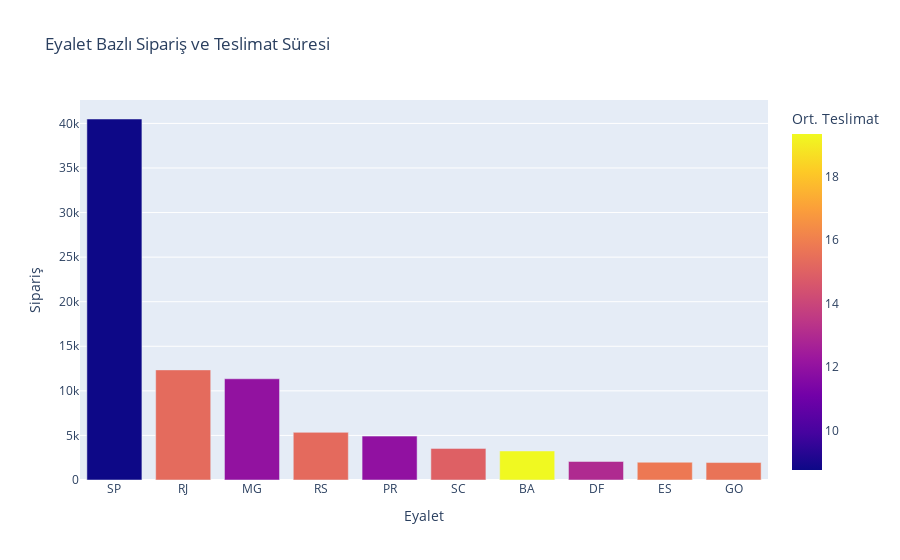

Notebook code cell kept with this figure:
### Markdown cell above
---
## 🗺️ Adım 5: Coğrafi Analiz

Brezilya'nın farklı bölgelerindeki teslimat performansı

### Code cell
# Eyalet bazlı analiz
query = '''
SELECT 
    c.customer_state as state,
    COUNT(DISTINCT o.order_id) as orders,
    AVG((JULIANDAY(o.order_delivered_customer_date) - JULIANDAY(o.order_purchase_timestamp))) as avg_delivery
FROM customers c
JOIN orders o ON c.customer_id = o.customer_id
WHERE o.order_delivered_customer_date IS NOT NULL
GROUP BY c.customer_state
ORDER BY orders DESC
LIMIT 10
'''

with engine.connect() as conn:
    geo = pd.read_sql(text(query), conn)

print('🗺️ Top 10 Eyalet')
print('='*50)
for _, row in geo.iterrows():
    print(f"{row['state']}: {int(row['orders']):,} sipariş, {row['avg_delivery']:.1f} gün")

fig = px.bar(geo, x='state', y='orders', color='avg_delivery',
             title='Eyalet Bazlı Sipariş ve Teslimat Süresi',
             labels={'state': 'Eyalet', 'orders': 'Sipariş', 'avg_delivery': 'Ort. Teslimat'})
fig.show()

### Figure 1 — Plotly figure (JSON) as saved in the notebook; plotly's stock layout.template omitted (floating-point values rounded to 4 significant figures)
{"data": [{"alignmentgroup": "True", "hovertemplate": "Eyalet=%{x}<br>Sipariş=%{y}<br>Ort. Teslimat=%{marker.color}<extra></extra>", "legendgroup": "", "marker": {"color": [8.761, 15.31, 12.01, 15.3, 11.99, 14.96, 19.34, 12.97, 15.79, 15.61], "coloraxis": "coloraxis", "pattern": {"shape": ""}}, "name": "", "offsetgroup": "", "orientation": "v", "showlegend": false, "textposition": "auto", "type": "bar", "x": ["SP", "RJ", "MG", "RS", "PR", "SC", "BA", "DF", "ES", "GO"], "xaxis": "x", "y": [40495, 12353, 11355, 5344, 4923, 3547, 3256, 2080, 1995, 1957], "yaxis": "y"}], "layout": {"barmode": "relative", "coloraxis": {"colorbar": {"title": {"text": "Ort. Teslimat"}}, "colorscale": [[0, "#0d0887"], [0.1111, "#46039f"], [0.2222, "#7201a8"], [0.3333, "#9c179e"], [0.4444, "#bd3786"], [0.5556, "#d8576b"], [0.6667, "#ed7953"], [0.7778, "#fb9f3a"], [0.8889, "#fdca26"], [1, "#f0f921"]]}, "legend": {"tracegroupgap": 0}, "title": {"text": "Eyalet Bazlı Sipariş ve Teslimat Süresi"}, "xaxis": {"anchor": "y", "domain": [0, 1], "title": {"text": "Eyalet"}}, "yaxis": {"anchor": "x", "domain": [0, 1], "title": {"text": "Sipariş"}}}}
